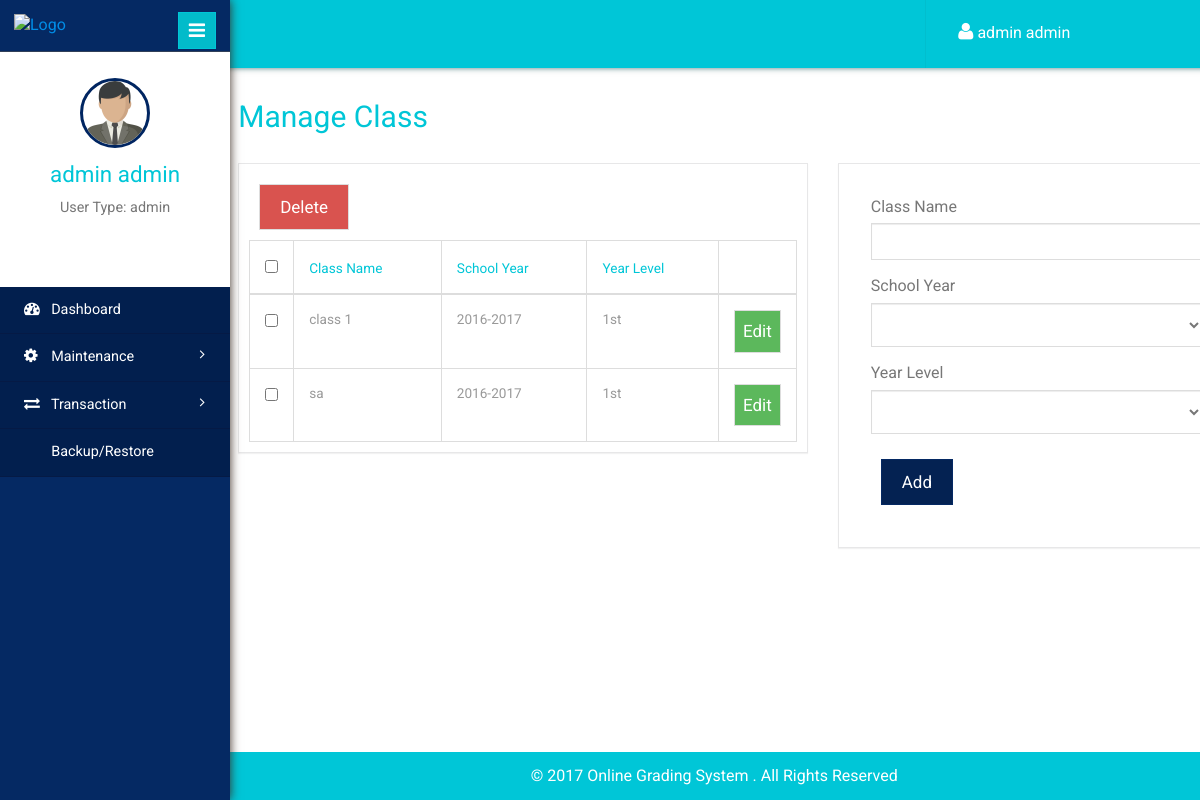
Before: /class.php (signed in) with the older database file.
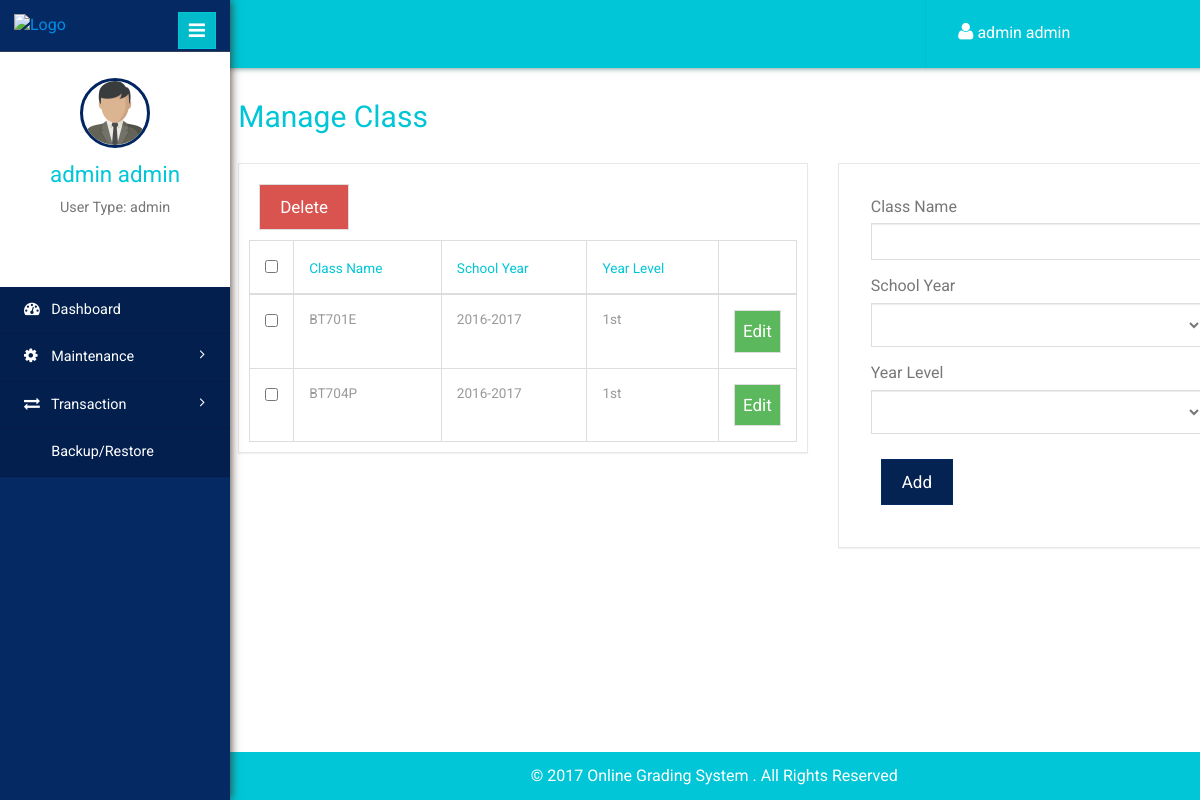
After: the same page with the newer database file.
### tables this page shows
CREATE TABLE `tblclass` (
  `id` int(11) NOT NULL,
  `classname` varchar(20) NOT NULL,
  `schoolyearid` int(11) NOT NULL,
  `yearlevelid` int(11) NOT NULL
);

CREATE TABLE `tblschoolyear` (
  `id` int(11) NOT NULL,
  `schoolyear` varchar(20) NOT NULL,
  `status` int(11) NOT NULL
);

CREATE TABLE `tblyearlevel` (
  `id` int(11) NOT NULL,
  `yearlevel` varchar(20) NOT NULL,
  `description` varchar(50) NOT NULL
);

### class.php (the view, shortened to what this page needs)
 <!DOCTYPE html>
<html>
<head>
	<?php include "inc/navbar.php"; ?>
</head>
<body>
	<div class="page-container">
		<div class="left-content">
			<?php include "inc/header.php"; ?>
			<div class="outter-wp">
				<div class="sub-heard-part">
					<ol class="breadcrumb m-b-0">
						<li><h2 style="margin-top:0px;"><a>Manage Class</a></h2></li>
					</ol>
				</div>
				<div class="graph-visual tables-main">
					<div class="row">
						<div class="col-sm-7">
							<div class="graph" style="padding:10px;">
								<form id="submit_yearlevel" action="crud_function.php" method="post">
									<div class="tables">
										<button type="button" id="del_yearlevel" class="btn btn-danger">Delete</button>
										<table class="table table-bordered">
											<thead>
												<tr>
													<th><input type="checkbox" id="checkall"></th>
													<th>Class Name</th>
													<th>School Year</th>
													<th>Year Level</th>
													<th></th>
												</tr>
											</thead>
											<tbody>
												<?php
												$query = "SELECT * FROM tblclass";
												$result = mysqli_query($con, $query);
												while($row = mysqli_fetch_array($result))
												{
													?>
													<tr>
														<td width="20"><input type="checkbox" id="record" name="classid[]" value="<?php echo $row['id']; ?>"></td>
														<td><?php echo $row['classname']; ?></td>
														<?php
														$query2 = "SELECT schoolyear FROM tblschoolyear WHERE id = '" . $row['schoolyearid'] . "'";
														$result2 = mysqli_query($con, $query2);
														$schoolyear = "";
														while($rows = mysqli_fetch_array($result2))
														{
															$schoolyear = $rows['schoolyear'];
														}
														?>
														<td><?php echo $schoolyear; ?></td>
														<?php
														$query3 = "SELECT yearlevel FROM tblyearlevel WHERE id = '" . $row['yearlevelid'] . "'";
														$result3 = mysqli_query($con, $query3);
														$yearlevel = "";
														while($rows = mysqli_fetch_array($result3))
														{
															$yearlevel = $rows['yearlevel'];
														}
														?>
														<td><?php echo $yearlevel; ?></td>
														<td width="50"><button type="button" style="margin:0px;padding:8px;" classid="<?php echo $row['id']; ?>" schoolyearid="<?php echo $row['schoolyearid']; ?>" yearlevelid="<?php echo $row['yearlevelid']; ?>" classname="<?php echo $row['classname']; ?>" schoolyear="<?php echo $schoolyear; ?>" yearlevel="<?php echo $yearlevel; ?>" onclick="edit(this)" class="btn btn-success">Edit</button></td>
													</tr>
													<?php } ?>
												</tbody>
											</table>
										</div>
									</form>
								</div>
							</div>
							<div class="col-sm-5">
								<div class="graph">
									<form action="crud_function.php" method="post">
										<div class="form-group">
											<label>Class Name</label>
											<input type="text" class="form-control" name="txtClassName" id="txtClassName" required>
										</div>
										<div class="form-group">
											<label>School Year</label>
											<select class="form-control" style="height:44px;" name="cboSchoolYear" id="cboSchoolYear" required>
												<option></option>
												<?php
												$query = "SELECT * FROM tblschoolyear";
												$result = mysqli_query($con, $query);
												while($row = mysqli_fetch_array($result))
												{
													?>
													<option><?php echo $row['schoolyear']; ?></option>
													<?php } ?>
												</select>
											</div>
											<div class="form-group">
												<label>Year Level</label>
												<select class="form-control" style="height:44px;" name="cboYearLevel"  id="cboYearLevel" required>
													<option></option>
													<?php
													$query = "SELECT * FROM tblyearlevel";
													$result = mysqli_query($con, $query);
													while($row = mysqli_fetch_array($result)){
														?>
														<option><?php echo $row['yearlevel']; ?></option>
														<?php } ?>
													</select>
												</div>
												<button type="submit" name="btnAddClass" id="btnAddClass" onclick="send()" class="btn btn-primary">Add</button>
											</form>
										</div>
									</div>
								</div>
							</div>
						</div>
						<?php include "inc/sidebar.php"; ?>
					</div>
				</body>
				</html>

Changed rows visible on the page:
changed tblclass (number 1 of 2 on the later page): classname "class 1" → "BT701E"
changed tblclass (number 2 of 2 on the later page): classname "sa" → "BT704P"
